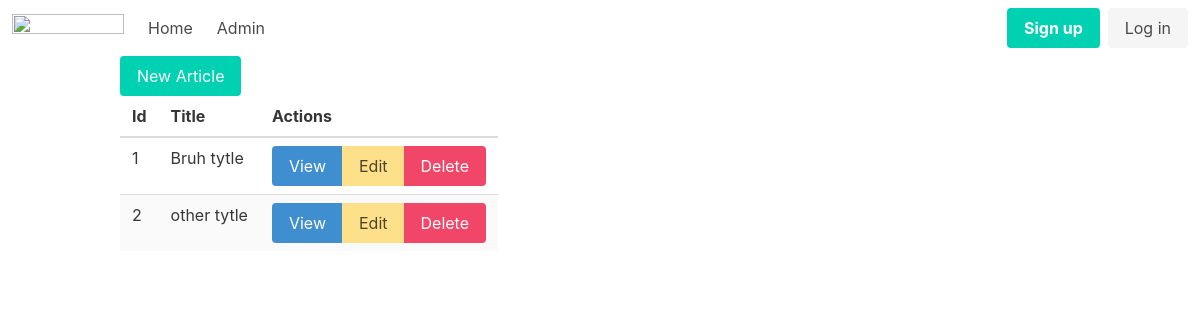
Page /admin/articles on the earlier database version.
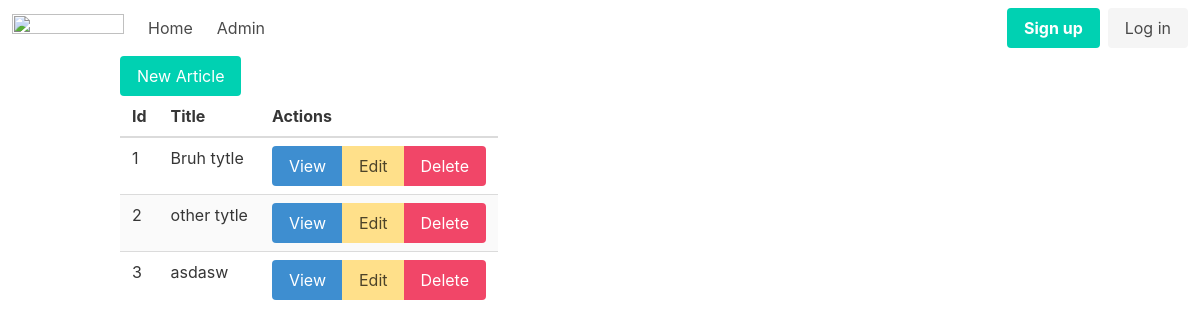
Same page on the later database version.
### tables this page shows
CREATE TABLE "articles"
(
    id    integer
        primary key autoincrement,
    title text,
    body  text
);

### src/Router.php (called while the page is built, shortened)
<?php
class Router{
    public static $routes = [];
    public $path;
    public $method;
    public function __construct($path, $method){
        $this->path = parse_url($path, PHP_URL_PATH);
        $this->method = $method;
    }
    public function match () {
        foreach(self::$routes as $route){
            if(strtolower($route['path']) === strtolower($this->path) && $this->method === $route['method']){
                return $route;
            }
        }
        return false;
    }
    public static function addRoute($method, $path, $action){
        self::$routes[] = [
            'method' => $method,
            'path' => $path,
            'action' => $action
        ];
    }
}

### helpers.php (called while the page is built)
<?php
function view($viewName, $vars = []){
    extract($vars);
    include __DIR__ . "/views/$viewName.php";
}

### src/Controllers/ArticlesController.php (called while the page is built, shortened)
<?php
class ArticlesController {
    public function index(){
        $articles = Article::all();
        view('articles/index', compact('articles'));
    }
}

### src/DB.php (called while the page is built, shortened)
<?php
class DB {
    private $conn;
    public function __construct()
    {
        try {
            $this->conn = new PDO("sqlite:db.sqlite");
            $this->conn->setAttribute(PDO::ATTR_ERRMODE, PDO::ERRMODE_EXCEPTION);
        } catch(PDOException $e) {
            echo "Connection failed: " . $e->getMessage();
        }
    }
    public function all($table,$class){
        $stmt = $this->conn->prepare("SELECT * FROM  $table");
        $stmt->execute();
        $stmt->setFetchMode(PDO::FETCH_CLASS, $class);
        return $stmt->fetchAll();
    }
}

### src/Models/Model.php (called while the page is built, shortened)
<?php
class Model{
    public static $table;
    public static function all(){
        $db = new DB();
        return $db->all(static::$table, static::class);
    }
}

### views/articles/index.php (the view)
<?php include __DIR__ . '/../pars/header.php'; ?>
  <div class="container">
    <a href="/admin/articles/new" class="button is-primary">New Article</a>
    <table class="table is-striped">
        <thead>
            <th>Id</th>
            <th>Title</th>
            <th>Actions</th>
        </thead>
        <tbody>
        	<?php foreach($articles as $article): ?>
                <tr>
                    <td><?=$article->id?></td>
                    <td><?=$article->title?></td>
                    <td>
                        <div class="buttons has-addons">
                            <a class="button is-info">View</a>
                            <a class="button is-warning">Edit</a>
                            <a class="button is-danger">Delete</a>
                        </div>
                    </td>
                </tr>
            <?php endforeach; ?>
        </tbody>
    </table>
  </div>
<?php include __DIR__ . '/../pars/footer.php'; ?>

### public/index.php (shortened to what this page needs)
<?php
spl_autoload_register(function ($className){
    $className = substr($className, 4);
});
require __DIR__ . '/../helpers.php';
$router = new Router($_SERVER['REQUEST_URI'], $_SERVER['REQUEST_METHOD']);
$match = $router->match();
if($match){
    if(is_callable($match['action'])){
        call_user_func($match['action']);
    } else if(is_array($match['action'])){
        $controller = new $class();
        $method = $match['action'][1];
        $controller->$method();
    }
} else {
    echo '404';
}

### views/pars/header.php (shortened to what this page needs)
<!DOCTYPE html>
<html lang="en">
<head>
    <link rel="stylesheet" href="https://cdn.jsdelivr.net/npm/bulma@0.9.4/css/bulma.min.css">
</head>
<body>
<?php include __DIR__ . '/nav.php'; ?>

### views/pars/nav.php (shortened to what this page needs)
<nav class="navbar" role="navigation" aria-label="main navigation">
  <div class="navbar-brand">
    <a class="navbar-item" href="https://bulma.io">
      <img src="https://bulma.io/images/bulma-logo.png" width="112" height="28">
    </a>
  </div>
  <div id="navbarBasicExample" class="navbar-menu">
    <div class="navbar-start">
      <a class="navbar-item">
        Home
      </a>
      <a class="navbar-item" href="/admin/articles">
        Admin
      </a>
        </div>
      </div>
    <div class="navbar-end">
      <div class="navbar-item">
        <div class="buttons">
          <a class="button is-primary">
            <strong>Sign up</strong>
          </a>
          <a class="button is-light">
            Log in
          </a>
        </div>
      </div>
    </div>
</nav>

Differences in the rows shown:
added articles: id "3", title "asdasw"
